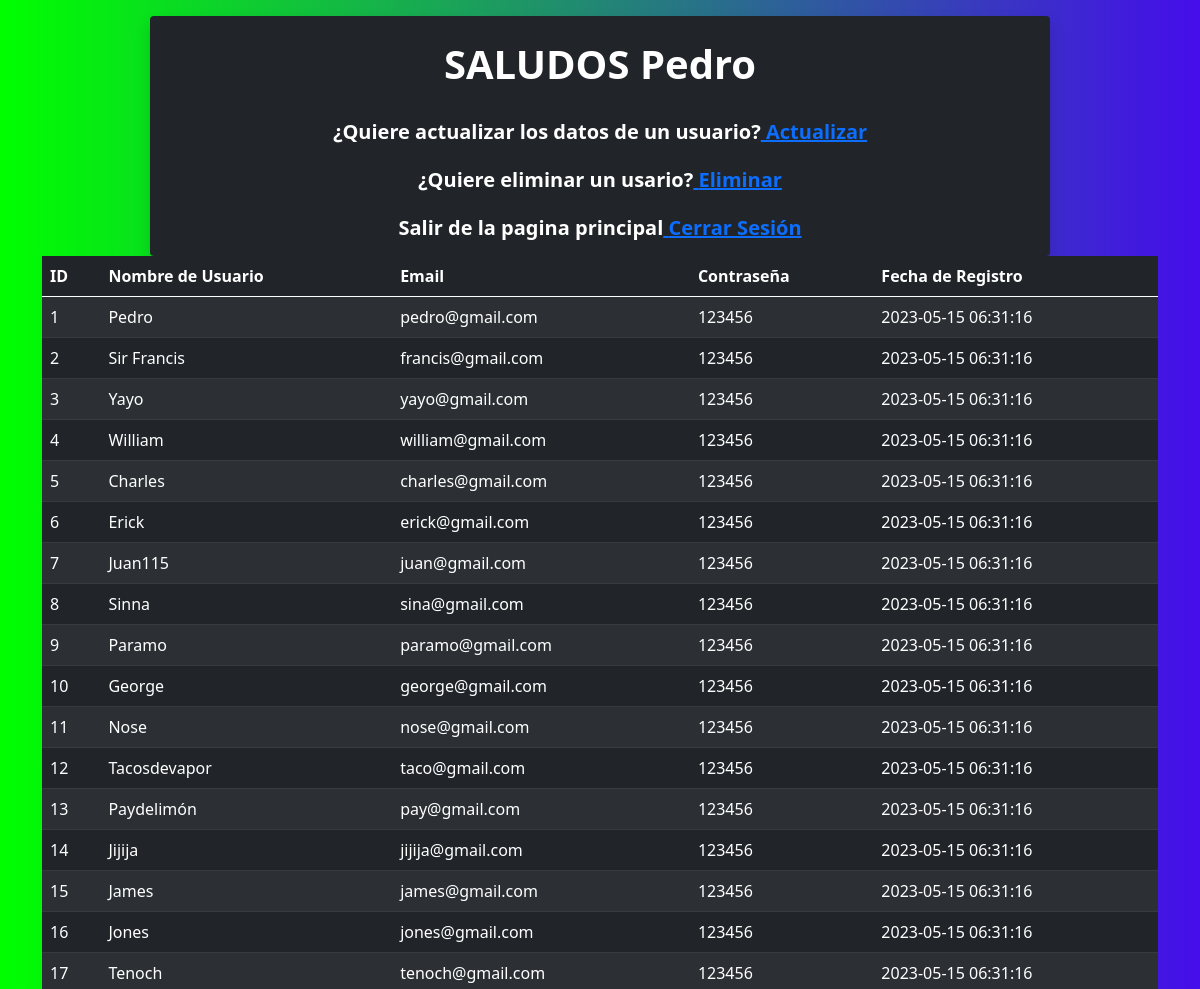
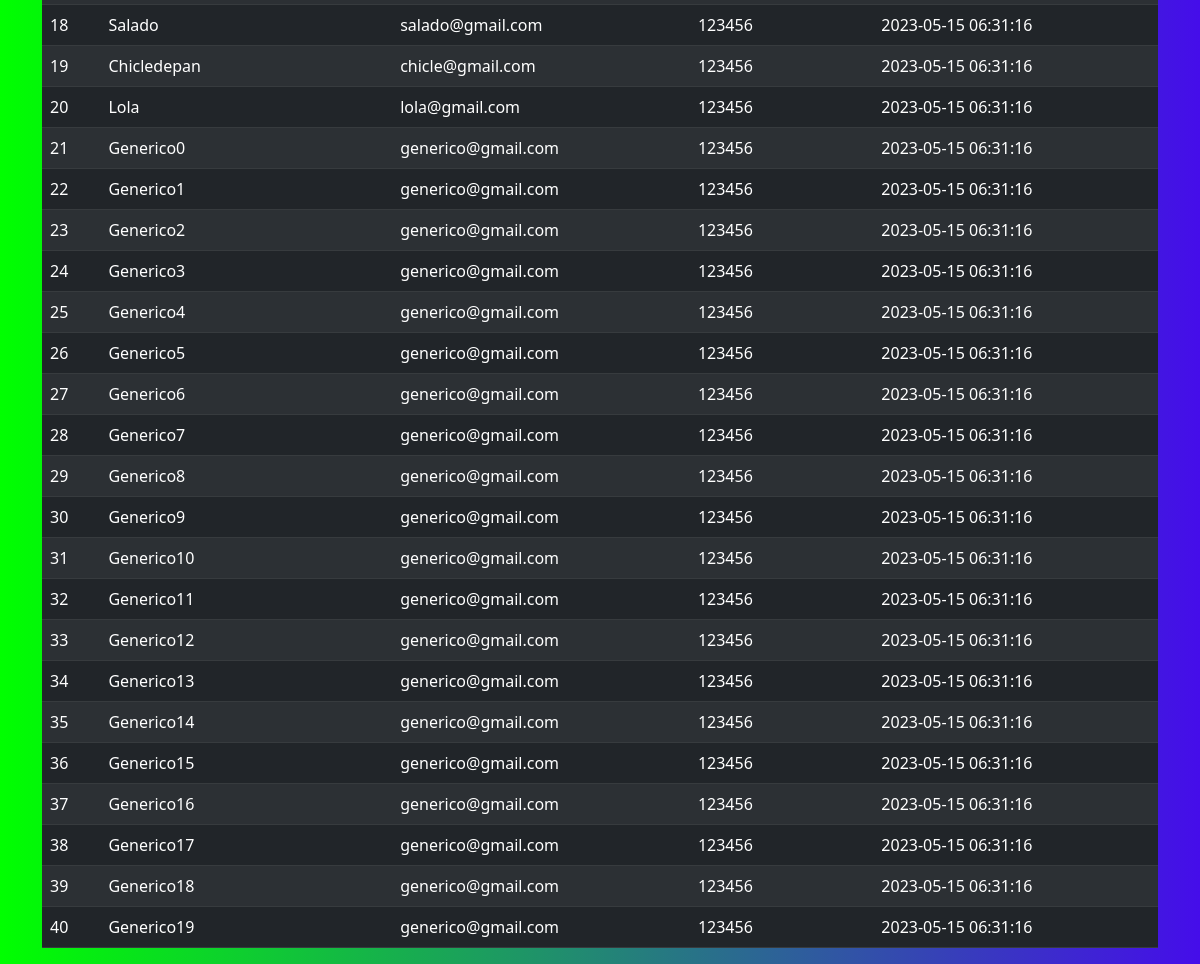
Page /Principal.php (signed in) on the committed database (2 pictures, top to bottom).
### tables this page shows
CREATE TABLE `usuarios` (
  `id` int(11) NOT NULL AUTO_INCREMENT,
  `nombre_usuario` text NOT NULL,
  `email` text NOT NULL,
  `password` varchar(20) NOT NULL,
  `fecha_registro` datetime NOT NULL DEFAULT CURRENT_TIMESTAMP,
  PRIMARY KEY (`id`)
);

### listado.php (the view, shortened to what this page needs)
<!DOCTYPE html>
<html lang="en">
<head>
    <link href="https://cdn.jsdelivr.net/npm/bootstrap@5.0.2/dist/css/bootstrap.min.css" rel="stylesheet">
</head>
<body>
    <?php
        $consulta_sql="SELECT * FROM usuarios";
        $resultado=$conexion->query($consulta_sql);
        $count=mysqli_num_rows($resultado);
    ?>
        <div class="container">
            <div class="row">
                <div class="col">
                    <table class="table table-striped table-dark">
                        <thead>
                            <tr>
                                <th>ID</th>
                                <th>Nombre de Usuario</th>
                                <th>Email</th>
                                <th>Contraseña</th>
                                <th>Fecha de Registro</th>
                            </tr>
                        </thead>
                        <?php
                            if ($count>0){
                             while($row=mysqli_fetch_assoc($resultado) ){
                                echo "<tr>";
                                echo "<td>".$row['id']."</td>";
                                echo "<td>".$row['nombre_usuario']."</td>";
                                echo "<td>".$row['email']."</td>";
                                echo "<td>".$row['password']."</td>";
                                echo "<td>".$row['fecha_registro']."</td>";
                                echo "</tr>";
                                }
                            }else{
                                echo "<h1>Sin registros</h1>";
                            }
                        ?>
                </table>
                </div>
            </div>
        </div>
</body>
</html>

### Principal.php (shortened to what this page needs)
<!DOCTYPE html>
<html lang="en">
<head>
    <link href="https://cdn.jsdelivr.net/npm/bootstrap@5.0.2/dist/css/bootstrap.min.css" rel="stylesheet">
</head>
<body>
<?php
include "./logica/conexion.php";
$nombre_usuario= $_SESSION['usermane'];
if(!isset($nombre_usuario)){
    header("location: index.php");
}else{
    $consulta_sql= "SELECT * FROM usuarios WHERE nombre_usuario='" .$nombre_usuario. "'";
    $resultado=$conexion->query($consulta_sql);
    $row=mysqli_fetch_assoc($resultado);
?>
    <div class="container w-75 bg-dark mt-3 rounded shadow">
        <div class="row">
            <h1 style="color: white;" class="fw-bold text-center pt-4 mb-3"> SALUDOS <?php echo $row['nombre_usuario']; ?></h1>
            <h5 style="color: white;" class="fw-bold text-center pt-3 mb-3">¿Quiere actualizar los datos de un usuario?<a href="./actualizarUsuario/actualizar.php"> Actualizar</a></h5>
            <h5 style="color: white;" class="fw-bold text-center pt-2 mb-3">¿Quiere eliminar un usario?<a href="./eliminarUsuario/eliminar.html"> Eliminar</a></h5>
            <h5 style="color: white;" class="fw-bold text-center pt-2 mb-3">Salir de la pagina principal<a href='logica/salir.php'> Cerrar Sesión</a></h5>
        </div>
    </div>
<?php
    include "./listado.php";
}
?>
</body>
</html>

### listado.php (style rules this page uses)
body { background: #00FF00; background: linear-gradient(to left, #450DEA, #00FF00); }

### rows in the picture
usuarios: nombre_usuario "Pedro", id "1", email "pedro@gmail.com", password "123456", fecha_registro "2023-05-15 06:31:16"
usuarios: id "2", nombre_usuario "Sir Francis", email "francis@gmail.com", password "123456", fecha_registro "2023-05-15 06:31:16"
usuarios: id "3", nombre_usuario "Yayo", email "yayo@gmail.com", password "123456", fecha_registro "2023-05-15 06:31:16"
usuarios: id "4", nombre_usuario "William", email "william@gmail.com", password "123456", fecha_registro "2023-05-15 06:31:16"
usuarios: id "5", nombre_usuario "Charles", email "charles@gmail.com", password "123456", fecha_registro "2023-05-15 06:31:16"
usuarios: id "6", nombre_usuario "Erick", email "erick@gmail.com", password "123456", fecha_registro "2023-05-15 06:31:16"
usuarios: id "7", nombre_usuario "Juan115", email "juan@gmail.com", password "123456", fecha_registro "2023-05-15 06:31:16"
usuarios: id "8", nombre_usuario "Sinna", email "sina@gmail.com", password "123456", fecha_registro "2023-05-15 06:31:16"
usuarios: id "9", nombre_usuario "Paramo", email "paramo@gmail.com", password "123456", fecha_registro "2023-05-15 06:31:16"
usuarios: id "10", nombre_usuario "George", email "george@gmail.com", password "123456", fecha_registro "2023-05-15 06:31:16"
usuarios: id "11", nombre_usuario "Nose", email "nose@gmail.com", password "123456", fecha_registro "2023-05-15 06:31:16"
usuarios: id "12", nombre_usuario "Tacosdevapor", email "taco@gmail.com", password "123456", fecha_registro "2023-05-15 06:31:16"
usuarios: id "13", nombre_usuario "Paydelimón", email "pay@gmail.com", password "123456", fecha_registro "2023-05-15 06:31:16"
usuarios: id "14", nombre_usuario "Jijija", email "jijija@gmail.com", password "123456", fecha_registro "2023-05-15 06:31:16"
usuarios: id "15", nombre_usuario "James", email "james@gmail.com", password "123456", fecha_registro "2023-05-15 06:31:16"
usuarios: id "16", nombre_usuario "Jones", email "jones@gmail.com", password "123456", fecha_registro "2023-05-15 06:31:16"
usuarios: id "17", nombre_usuario "Tenoch", email "tenoch@gmail.com", password "123456", fecha_registro "2023-05-15 06:31:16"
usuarios: id "18", nombre_usuario "Salado", email "salado@gmail.com", password "123456", fecha_registro "2023-05-15 06:31:16"
usuarios: id "19", nombre_usuario "Chicledepan", email "chicle@gmail.com", password "123456", fecha_registro "2023-05-15 06:31:16"
usuarios: id "20", nombre_usuario "Lola", email "lola@gmail.com", password "123456", fecha_registro "2023-05-15 06:31:16"
usuarios: id "21", nombre_usuario "Generico0", email "generico@gmail.com", password "123456", fecha_registro "2023-05-15 06:31:16"
usuarios: id "22", nombre_usuario "Generico1", email "generico@gmail.com", password "123456", fecha_registro "2023-05-15 06:31:16"
usuarios: id "23", nombre_usuario "Generico2", email "generico@gmail.com", password "123456", fecha_registro "2023-05-15 06:31:16"
usuarios: id "24", nombre_usuario "Generico3", email "generico@gmail.com", password "123456", fecha_registro "2023-05-15 06:31:16"
usuarios: id "25", nombre_usuario "Generico4", email "generico@gmail.com", password "123456", fecha_registro "2023-05-15 06:31:16"
usuarios: id "26", nombre_usuario "Generico5", email "generico@gmail.com", password "123456", fecha_registro "2023-05-15 06:31:16"
usuarios: id "27", nombre_usuario "Generico6", email "generico@gmail.com", password "123456", fecha_registro "2023-05-15 06:31:16"
usuarios: id "28", nombre_usuario "Generico7", email "generico@gmail.com", password "123456", fecha_registro "2023-05-15 06:31:16"
usuarios: id "29", nombre_usuario "Generico8", email "generico@gmail.com", password "123456", fecha_registro "2023-05-15 06:31:16"
usuarios: id "30", nombre_usuario "Generico9", email "generico@gmail.com", password "123456", fecha_registro "2023-05-15 06:31:16"
usuarios: id "31", nombre_usuario "Generico10", email "generico@gmail.com", password "123456", fecha_registro "2023-05-15 06:31:16"
usuarios: id "32", nombre_usuario "Generico11", email "generico@gmail.com", password "123456", fecha_registro "2023-05-15 06:31:16"
usuarios: id "33", nombre_usuario "Generico12", email "generico@gmail.com", password "123456", fecha_registro "2023-05-15 06:31:16"
usuarios: id "34", nombre_usuario "Generico13", email "generico@gmail.com", password "123456", fecha_registro "2023-05-15 06:31:16"
usuarios: id "35", nombre_usuario "Generico14", email "generico@gmail.com", password "123456", fecha_registro "2023-05-15 06:31:16"
usuarios: id "36", nombre_usuario "Generico15", email "generico@gmail.com", password "123456", fecha_registro "2023-05-15 06:31:16"
usuarios: id "37", nombre_usuario "Generico16", email "generico@gmail.com", password "123456", fecha_registro "2023-05-15 06:31:16"
usuarios: id "38", nombre_usuario "Generico17", email "generico@gmail.com", password "123456", fecha_registro "2023-05-15 06:31:16"
usuarios: id "39", nombre_usuario "Generico18", email "generico@gmail.com", password "123456", fecha_registro "2023-05-15 06:31:16"
usuarios: id "40", nombre_usuario "Generico19", email "generico@gmail.com", password "123456", fecha_registro "2023-05-15 06:31:16"
